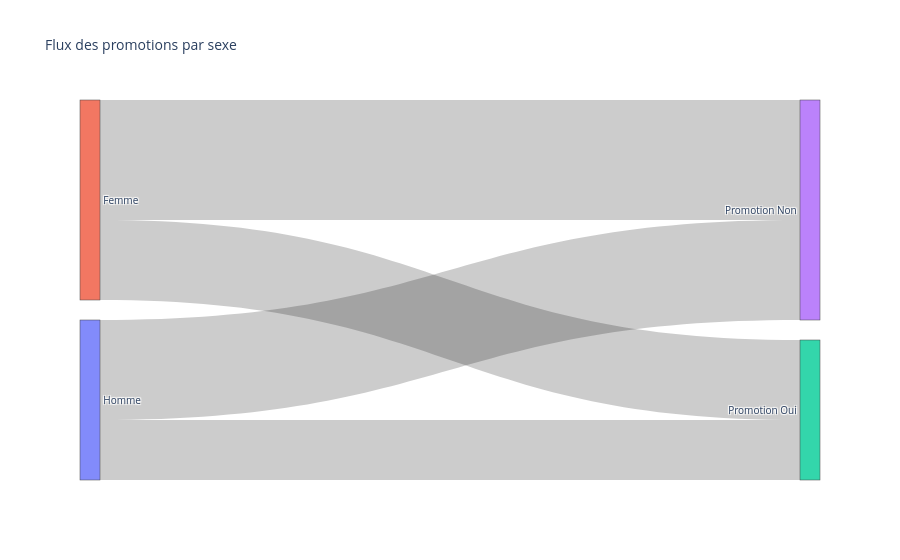

The notebook cell saved with this chart:
### Markdown cell above
Le diagramme de Sankey permet de visualiser les flux entre deux variables qualitatives.

### Code cell
import plotly.graph_objects as go

fig = go.Figure(go.Sankey(
    node=dict(label=["Homme", "Femme", "Promotion Oui", "Promotion Non"]),
    link=dict(source=[0, 1, 0, 1], target=[2, 2, 3, 3], value=[30, 40, 50, 60])
))
fig.update_layout(title_text="Flux des promotions par sexe", font_size=10)
fig.show()

### Figure 1 — Plotly figure (JSON) as saved in the notebook; plotly's stock layout.template omitted (floating-point values rounded to 4 significant figures)
{"data": [{"link": {"source": [0, 1, 0, 1], "target": [2, 2, 3, 3], "value": [30, 40, 50, 60]}, "node": {"label": ["Homme", "Femme", "Promotion Oui", "Promotion Non"]}, "type": "sankey"}], "layout": {"font": {"size": 10}, "title": {"text": "Flux des promotions par sexe"}}}
